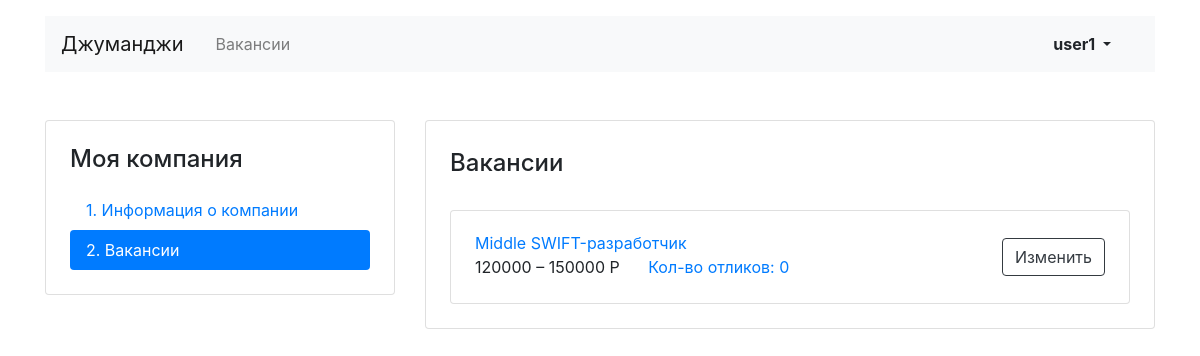
Page /mycompany/vacancies/ (signed in) on the committed database.
### DevJunior/models.py (models this page shows, shortened)
class Vacancy(models.Model):
    title = models.CharField(max_length=64)
    specialty = models.ForeignKey(Specialty, on_delete=models.CASCADE, related_name="vacancies")
    company = models.ForeignKey(Company, on_delete=models.CASCADE, related_name="vacancies")
    skills = models.CharField(max_length=240)
    description = models.TextField()
    salary_min = models.PositiveIntegerField()
    salary_max = models.PositiveIntegerField()
    published_at = models.DateField()

### DevJunior/user_company.py (the view)
# urls.py: path('mycompany/vacancies/', user_company.UserCompanyVacancies.as_view(), name='mycompany_vacancies'),
class UserCompanyVacancies(View):
    def get(self, request):
        user = request.user if request.user.is_authenticated else None
        if user is None:
            return redirect('login')
        company = Company.objects.filter(owner=user.id).first()
        vacancies = Vacancy.objects.filter(company=company.id).annotate(
            applications_count=Count('applications__vacancy')
        )
        if company is None:
            return redirect('mycompany_start')
        if len(vacancies) == 0:
            return redirect('mycompany_vacancy_create')
        return render(request, 'vacancy_list.html', context={'vacancies': vacancies, 'user': user})

### DevJunior/templates/DevJunior/vacancy_list.html
{% extends 'DevJunior/base.html' %}
{% block container %}
  <main class="container mt-3 pb-5">
    <div class="row mt-5">
      <div class="col-12 col-lg-4">
        <aside class="pt-3 pb-4 px-4 mb-5 card">
          <h1 class="h4 pt-2 pb-2">Моя компания</h1>
          <div class="nav flex-column nav-pills" id="v-pills-tab" role="tablist" aria-orientation="vertical">
            <a class="nav-link" href="{% url 'my_company' %}">1. Информация о&nbsp;компании</a>
            <a class="nav-link active" href="{% url 'mycompany_vacancies' %}">2. Вакансии</a>
          </div>
        </aside>
      </div>
      <div class="col-12 col-lg-8">
        <div class="card">
          <div class="card-body px-4 pb-4">
            <section class="tab-pane fade show active">
              <h2 class="h4 pt-2 pb-3">Вакансии</h2>{% for vacancy in vacancies %}
              <div class="card mt-3">
                <div class="card-body px-4">
                  <div class="row align-items-center">
                    <div class="col-6 col-lg-8">
                      <a href="{% url 'mycompany_vacancy' vacancy.id %}" class="mb-1">{{ vacancy.title }}</a>
                      <p class="mb-1">
                        <span class="mr-4">{{ vacancy.salary_min }} – {{ vacancy.salary_max }} Р</span>
                        <a href="{% url 'mycompany_vacancy' vacancy.id %}" class="text-blue">
                        Кол-во отликов: {{ vacancy.applications_count }}
                        </a>
                      </p>
                    </div>
                    <div class="col-6 col-lg-4 text-right">
                      <a href="{% url 'mycompany_vacancy' vacancy.id %}" class="btn btn-outline-dark">Изменить</a>
                    </div>
                  </div>
                </div>
              </div>{% endfor %}
            </section>
          </div>
        </div>
      </div>
          </div>
  </main>
{% endblock %}

### DevJunior/templates/DevJunior/base.html (shortened to what this page needs)
<!DOCTYPE html>
<html lang="ru">
<head>
  <link rel="stylesheet" href="https://stackpath.bootstrapcdn.com/bootstrap/4.3.1/css/bootstrap.min.css"
>
</head>
<body>
  <header class="container mt-3">
    <nav class="navbar navbar-expand-lg navbar-light bg-light">
      <a class="navbar-brand mr-4" href="{% url 'home' %}">Джуманджи</a>
      <div class="collapse navbar-collapse justify-content-between" id="navbarNav">
        <ul class="navbar-nav col-10">
          <li class="nav-item">
            <a class="nav-link" href="{% url 'vacancies' %}">Вакансии</a>
          </li>
        </ul>
        <ul class="navbar-nav col-2 justify-content-end">
                {% if user.is_authenticated %}
                <li class="nav-item active">
                    <div class="btn-group">
                        <button type="button" class="btn dropdown-toggle font-weight-bold" data-toggle="dropdown"
                                aria-haspopup="true" aria-expanded="false">
                            {{ user.username }}
                        </button>
                    </div>
                </li>
                {% else %}
                <li class="nav-item active">
                    <a href="{% url 'login' %}" class="nav-link font-weight-bold">Вход</a>
                </li>
                {% endif %}
            </ul>
      </div>
    </nav>
  </header>
    {% block container %}  {% endblock %}
</body>
</html>

### rows in the picture
Vacancy: title "Middle SWIFT-разработчик", salary_min "120000", salary_max "150000", applications_count "0"

### other values in the picture
{{ user.username }} "user1"
